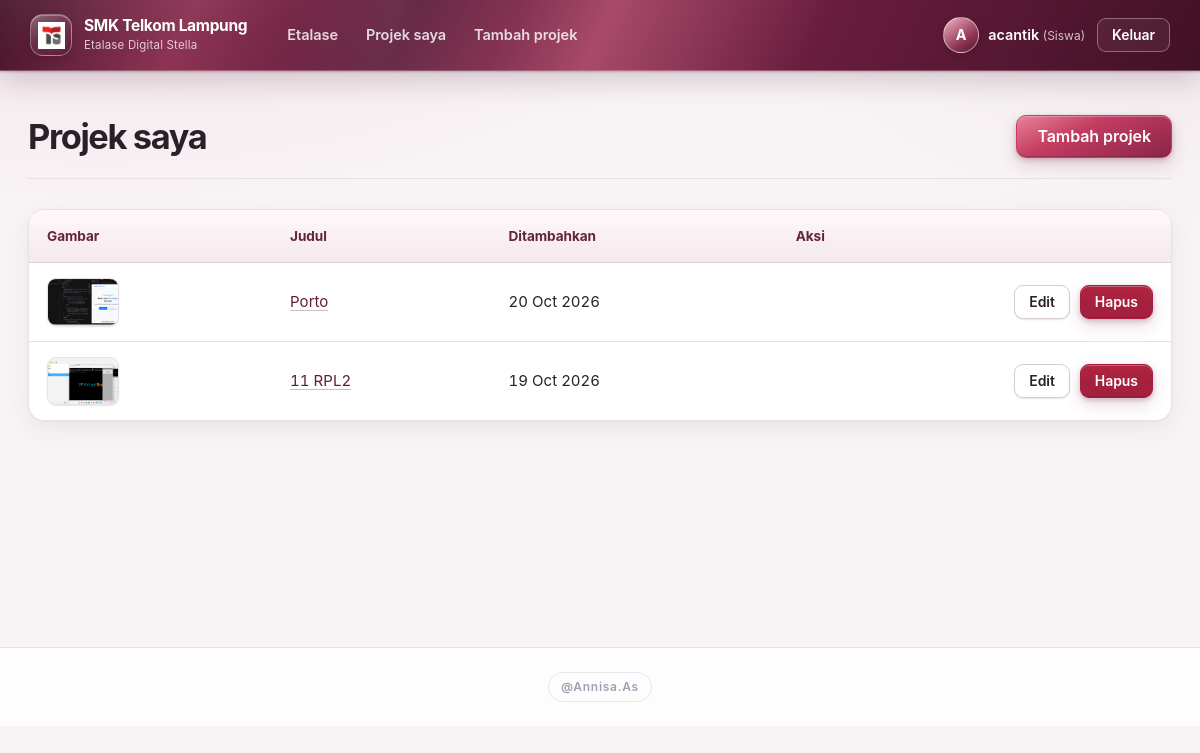
Screenshot of /siswa/projek_saya.php (signed in) with the database file from the repository.
### tables this page shows
CREATE TABLE `projek` (
  `id` int(11) NOT NULL,
  `user_id` int(11) NOT NULL,
  `judul` varchar(150) NOT NULL,
  `deskripsi` text NOT NULL,
  `gambar` varchar(255) NOT NULL,
  `link_pendukung` varchar(255) NOT NULL,
  `link_demo` varchar(255) DEFAULT NULL,
  `created_at` timestamp NOT NULL DEFAULT current_timestamp(),
  `updated_at` timestamp NOT NULL DEFAULT current_timestamp() ON UPDATE current_timestamp()
);

### siswa/projek_saya.php (the view, shortened to what this page needs)
<?php
require __DIR__ . '/../config/helper.php';
$daftar = db_semua(
    "SELECT id, judul, gambar, created_at, updated_at FROM projek WHERE user_id = ? ORDER BY created_at DESC",
    "i", [$_SESSION['user']['id']]
);
require __DIR__ . '/../includes/header.php';
?>
<div class="judul-halaman">
    <h1>Projek saya</h1>
    <a class="tombol" href="<?= BASE_URL ?>/siswa/tambah.php">Tambah projek</a>
</div>
<?php if (!$daftar): ?>
    <div class="kosong"><p>Kamu belum punya projek. Tambahkan karya pertamamu.</p></div>
<?php else: ?>
<div class="tabel-bungkus">
<table class="tabel">
    <thead><tr><th>Gambar</th><th>Judul</th><th>Ditambahkan</th><th>Aksi</th></tr></thead>
    <tbody>
    <?php foreach ($daftar as $p): ?>
        <tr>
            <td><img class="thumb" src="<?= BASE_URL ?>/assets/uploads/<?= e($p['gambar']) ?>" alt=""></td>
            <td><a href="<?= BASE_URL ?>/siswa/detail.php?id=<?= (int)$p['id'] ?>"><?= e($p['judul']) ?></a></td>
            <td><?= e(tanggal_id($p['created_at'])) ?></td>
            <td class="aksi">
                <a class="tombol tombol-kecil tombol-garis" href="<?= BASE_URL ?>/siswa/edit.php?id=<?= (int)$p['id'] ?>">Edit</a>
                <?= form_hapus_projek($p['id'], 'saya') ?>
            </td>
        </tr>
    <?php endforeach; ?>
    </tbody>
</table>
</div>
<?php endif; ?>
<?php require __DIR__ . '/../includes/footer.php'; ?>

### config/helper.php (shortened to what this page needs)
<?php
require_once __DIR__ . '/koneksi.php';
function e($teks) {
    return htmlspecialchars((string)$teks, ENT_QUOTES, 'UTF-8');
}
function db_persiapkan($sql, $tipe, $param) {
    global $koneksi;
    $stmt = mysqli_prepare($koneksi, $sql);
    if ($tipe !== '' && !mysqli_stmt_bind_param($stmt, $tipe, ...$param)) {
        $error = mysqli_stmt_error($stmt);
        mysqli_stmt_close($stmt);
        throw new RuntimeException('Parameter query database gagal dipasang: ' . $error);
    }
    return $stmt;
}
function db_semua($sql, $tipe = '', $param = []) {
    $stmt = db_persiapkan($sql, $tipe, $param);
    if (!mysqli_stmt_execute($stmt)) {
        $error = mysqli_stmt_error($stmt);
        mysqli_stmt_close($stmt);
        throw new RuntimeException('Query database gagal dijalankan: ' . $error);
    }
    $hasil = mysqli_stmt_get_result($stmt);
    $baris = $hasil ? mysqli_fetch_all($hasil, MYSQLI_ASSOC) : [];
    return $baris;
}
function csrf_token() {
    return $_SESSION['csrf'];
}
function csrf_field() {
    return '<input type="hidden" name="csrf" value="' . csrf_token() . '">';
}
function tanggal_id($waktu) {
    return date('d M Y', strtotime($waktu));
}
function form_hapus_projek($id, $kembali, $kelas = 'tombol tombol-kecil tombol-bahaya') {
    return '<form method="post" action="' . BASE_URL . '/siswa/hapus.php" class="form-inline" data-konfirm="Hapus projek ini? Tindakan ini tidak bisa dibatalkan.">'
         . csrf_field()
         . '<input type="hidden" name="id" value="' . (int)$id . '">'
         . '<input type="hidden" name="kembali" value="' . e($kembali) . '">'
         . '<button type="submit" class="' . $kelas . '">Hapus</button></form>';
}

### assets/css/base.css (style rules this page uses)
:root { --langit: #ffffff; --langit-2: #fff0f4; --bintang: #c43d62; --bintang-gelap: #641b38; --bintang-terang: #ed7894; --burgundy-metal: linear-gradient(115deg, #451329 0%, #8d3454 16%, #5a1837 34%, #a94a69 50%, #681d3d 68%, #421126 100%); --kertas: #f8f4f6; --permukaan: #ffffff; --teks: #29202a; --teks-lembut: #746a76; --garis: #e9e0e6; --garis-tegas: #d8cbd4; --bahaya: #a51f3e; --radius: 16px; --radius-kecil: 10px; --bayangan-kecil: 0 1px 2px rgba(53, 18, 38, 0.07), 0 1px 1px rgba(53, 18, 38, 0.04); --bayangan: 0 1px 2px rgba(53, 18, 38, 0.04), 0 8px 24px rgba(53, 18, 38, 0.07); --bayangan-besar: 0 2px 4px rgba(53, 18, 38, 0.04), 0 18px 44px rgba(53, 18, 38, 0.12); --ease: cubic-bezier(0.2, 0.7, 0.2, 1); }
* { box-sizing: border-box; }
html { -webkit-text-size-adjust: 100%; scroll-behavior: smooth; }
body { margin: 0; font-family: "Inter", system-ui, -apple-system, "Segoe UI", Roboto, "Helvetica Neue", Arial, sans-serif; font-size: 16px; line-height: 1.65; background: radial-gradient(ellipse 60rem 26rem at 8% -4rem, rgba(196, 61, 98, 0.09), transparent 70%), radial-gradient(ellipse 40rem 22rem at 100% 0, rgba(141, 52, 84, 0.055), transparent 70%), var(--kertas); background-attachment: fixed; color: var(--teks); -webkit-font-smoothing: antialiased; -moz-osx-font-smoothing: grayscale; text-rendering: optimizeLegibility; }
a { color: var(--bintang-gelap); text-decoration-color: rgba(100, 27, 56, 0.3); text-underline-offset: 3px; transition: color 160ms var(--ease), text-decoration-color 160ms var(--ease); }
img { max-width: 100%; display: block; }
h1, h2, h3 { color: var(--teks); text-wrap: balance; }
h1 { font-size: clamp(1.7rem, 3vw, 2.15rem); font-weight: 750; letter-spacing: -0.04em; margin: 0; line-height: 1.15; }
.judul-halaman { display: flex; flex-wrap: wrap; align-items: center; justify-content: space-between; gap: 16px; margin-bottom: 30px; padding-bottom: 20px; border-bottom: 1px solid var(--garis); }
.tombol { display: inline-flex; align-items: center; justify-content: center; gap: 8px; border: 1px solid var(--bintang); background: linear-gradient(155deg, #e9839b 0%, #c43d62 38%, #8a2549 100%); color: #fff; font: inherit; font-weight: 620; letter-spacing: -0.005em; line-height: 1.3; padding: 10px 20px; border-radius: var(--radius-kecil); text-decoration: none; cursor: pointer; box-shadow: inset 0 1px 0 rgba(255, 255, 255, 0.28), inset 0 -1px 0 rgba(53, 10, 30, 0.2), 0 2px 5px rgba(83, 20, 48, 0.22), 0 7px 16px rgba(133, 33, 68, 0.17); transition: background 160ms var(--ease), border-color 160ms var(--ease), box-shadow 200ms var(--ease), transform 160ms var(--ease), color 160ms var(--ease); }
.tombol-garis { background: var(--permukaan); color: var(--teks); border-color: var(--garis-tegas); box-shadow: var(--bayangan-kecil); }
.tombol-bahaya { background: linear-gradient(180deg, #b72a3f -40%, var(--bahaya) 60%); border-color: var(--bahaya); color: #fff; }
.tombol-kecil { padding: 7px 14px; font-size: 0.875rem; border-radius: 9px; }
.form-inline { display: inline; margin: 0; }

### assets/css/tabel.css (style rules this page uses)
.tabel-bungkus { overflow-x: auto; background: var(--permukaan); border: 1px solid var(--garis); border-radius: var(--radius); box-shadow: var(--bayangan); -webkit-overflow-scrolling: touch; }
.tabel { width: 100%; border-collapse: collapse; min-width: 560px; }
.tabel th, .tabel td { text-align: left; padding: 15px 18px; border-bottom: 1px solid var(--garis); vertical-align: middle; }
.tabel th { background: linear-gradient(180deg, #fff8fa, #f4e8ed); border-bottom: 1px solid var(--garis-tegas); font-size: 0.85rem; font-weight: 650; letter-spacing: -0.005em; color: #64233f; white-space: nowrap; }
.tabel td { font-size: 0.94rem; font-variant-numeric: tabular-nums; }
.tabel tbody tr { transition: background-color 160ms var(--ease); }
.tabel tr:last-child td { border-bottom: 0; }
.tabel .aksi { white-space: nowrap; text-align: right; }
.tabel .aksi > * { margin-right: 6px; }
.tabel .aksi > *:last-child { margin-right: 0; }
.thumb { width: 72px; height: 48px; object-fit: cover; border-radius: 9px; border: 1px solid var(--garis); background: #eef1f5; box-shadow: var(--bayangan-kecil); }

### rows the page displays
projek: gambar (picture), judul "Porto", created_at "20 Oct 2026"
projek: gambar (picture), judul "11 RPL2", created_at "19 Oct 2026"

### other values shown
mb_strtoupper(mb_substr($u['nama'], 0, 1)) "A"
$u['nama'] "acantik"
label_role($u['role']) "Siswa"
